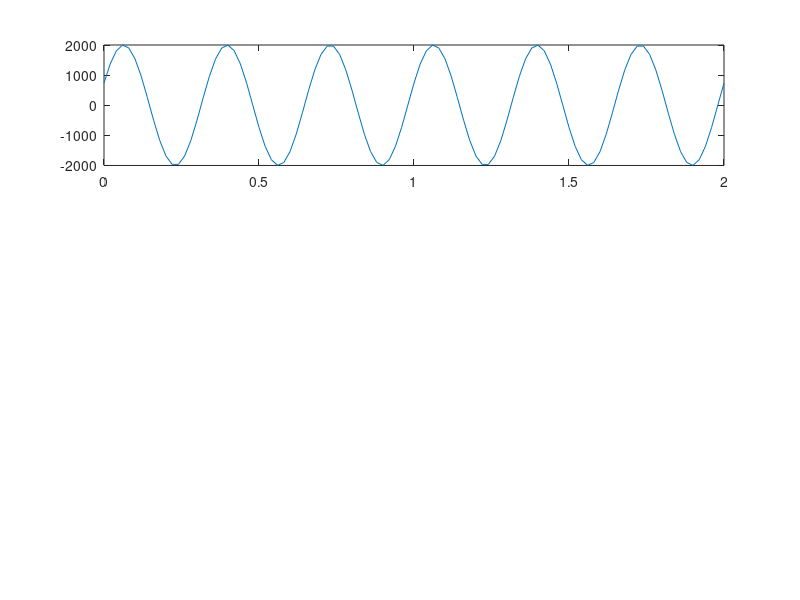

This chart was generated by the following MATLAB code: (Note: this script raises an error after producing the figure.)
close all;
fs = 50;
n = 0:1/fs:2;
accZ = zeros(1,length(n));
step = zeros(1,length(n));

for i = 1:length(n)
    accZ(i) = 2000 * sin(2*pi*3*i*1/fs) + 500 * randn();
end
for i = 1:length(n)
    step(i) = 2000 * sin(2*pi*3*i*1/fs);
end

fc = 7.5;
wc = fc/(fs/2);
[b, a] = butter(4, wc, "low");

b = b * 1000;
a = a * 1000;
accZ_filted = filter(b,a,accZ);
figure(1);
subplot(3,1,1);
plot(n, step);
[pks, locs] = findpeaks(step, n);
hold on;
plot(locs, pks, 'ro');
title("step");
subplot(3,1,2);
plot(n, accZ);
[pks, locs] = findpeaks(accZ, n);
hold on;
plot(locs, pks, 'ro');
title("step with white noise");
subplot(3,1,3);
plot(n, accZ_filted);
[pks, locs] = findpeaks(accZ_filted, n);
hold on;
plot(locs, pks, 'ro');
title("step after filter");

%%
filename = 'data.txt';
delimiterIn = ',';
headerlinesIn = 1;
A = importdata(filename,delimiterIn,headerlinesIn);
n2 = (0:199) * 1/fs;
figure(2);
origin_data = zeros(1, length(n2));
for i = 1:length(n2)
    origin_data(i) = 2000 * sin(2*pi*3*i*1/fs);
end

subplot(3,1,1);
plot(n2, origin_data);
title("origin_data");
subplot(3,1,2);
plot(n2,A.data(:,1));
title("data + noise");
subplot(3,1,3);
plot(n2,A.data(:,2));
title("data filted");
